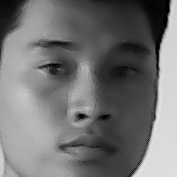
#> input picture FacialRecognition/testcom/FacialRecognition/dataset/User.1.4.jpg, 177 x 177 px, found by its file name
$ python hit.py
#> lines starting #> are read from the running program, lines starting #| are printed output that depends on the picture
import numpy as np
import cv2

img = cv2.imread('User.1.4.jpg',0)
#> img is the input picture: shape (177, 177); min 0, max 233, mean 114.3

# create a CLAHE object (Arguments are optional).
clahe = cv2.createCLAHE(clipLimit=2.0, tileGridSize=(8,8))
cl1 = clahe.apply(img)
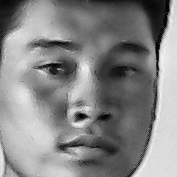
#> cl1: shape (177, 177); min 1, max 244, mean 133.5

cv2.imwrite('02.jpg',cl1)

$ run again, with FacialRecognition/testcom/FacialRecognition/dataset/User.1.10.jpg copied over FacialRecognition/testcom/FacialRecognition/dataset/User.1.4.jpg
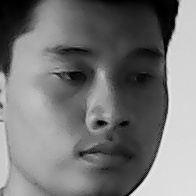
#> input picture FacialRecognition/testcom/FacialRecognition/dataset/User.1.10.jpg, 196 x 196 px, found by its file name
#> img is the input picture: shape (196, 196); min 0, max 238, mean 118.3
#> `cl1 = clahe.apply(img)`:
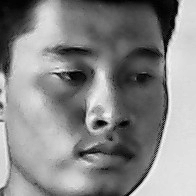
#> cl1: shape (196, 196); min 1, max 247, mean 135.9
